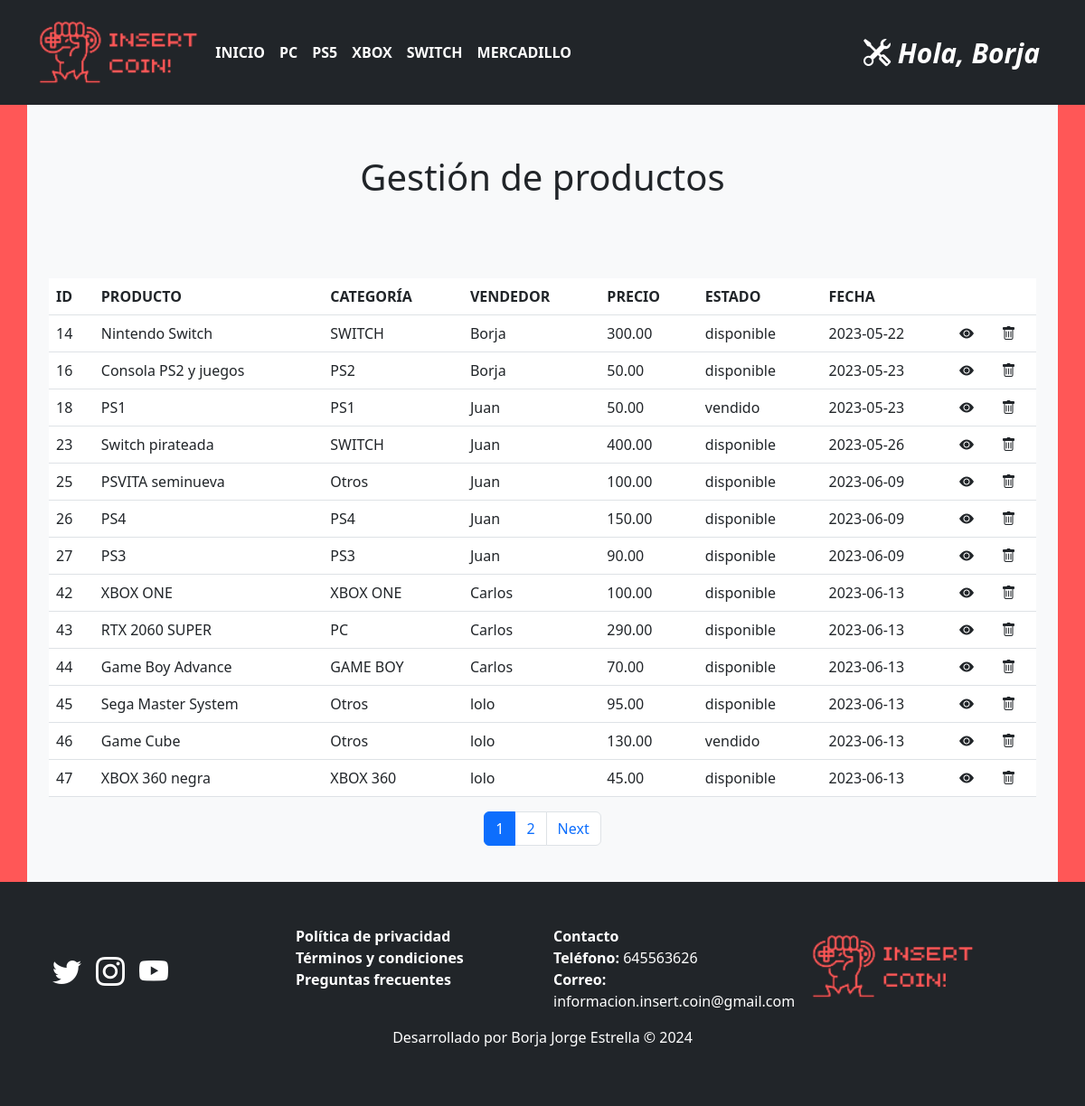
Screenshot of /producto/gestionAdmin (signed in) with the database file from the repository.
### tables this page shows
CREATE TABLE `categoria_articulo` (
  `id` int(255) NOT NULL,
  `nombre` varchar(100) NOT NULL
);

CREATE TABLE `productos` (
  `id` int(255) NOT NULL,
  `categoria_id` int(255) NOT NULL,
  `vendedor_id` int(255) NOT NULL,
  `nombre` varchar(100) NOT NULL,
  `descripcion` text NOT NULL,
  `precio` float(100,2) NOT NULL,
  `fecha` date NOT NULL,
  `foto` varchar(255) DEFAULT NULL,
  `estado` varchar(10) NOT NULL
);

CREATE TABLE `categoria_producto` (
  `id` int(255) NOT NULL,
  `nombre` varchar(100) NOT NULL
);

CREATE TABLE `usuarios` (
  `id` int(255) NOT NULL,
  `nombre` varchar(100) NOT NULL,
  `apellidos` varchar(255) DEFAULT NULL,
  `email` varchar(255) NOT NULL,
  `password` varchar(255) NOT NULL,
  `rol` varchar(20) DEFAULT NULL,
  `dni` varchar(10) DEFAULT NULL,
  `telefono` int(9) DEFAULT NULL,
  `provincia` varchar(255) DEFAULT NULL,
  `localidad` varchar(255) DEFAULT NULL,
  `direccion` varchar(255) DEFAULT NULL,
  `cp` int(10) DEFAULT NULL,
  `tarjeta` varchar(255) DEFAULT NULL,
  `titular_tarjeta` varchar(255) DEFAULT NULL,
  `validez_tarjeta` varchar(255) DEFAULT NULL,
  `cvv` varchar(255) DEFAULT NULL
);

### config/db.php (called while the page is built)
<?php
class Database{
    public static function connect(){
        $db = new mysqli('localhost', 'root', '', 'insert_coin');
        $db->query("SET NAMES 'utf8'");
        return $db;
    }
}

### helpers/utils.php (called while the page is built, shortened)
<?php
class Utils{
    public static function isAdmin(){
        if(!isset($_SESSION['admin'])){
            header("Location:".base_url);
        }else{
            return true;
        }
    }
    public static function showCategorias(){
        require_once 'models/categoriaArticuloModelo.php';
        $categoria = new CategoriaArticulo();
        $categorias = $categoria->getAll();
        return $categorias;
    }
}

### models/categoriaArticuloModelo.php (called while the page is built, shortened)
<?php
class CategoriaArticulo{
    private $db;
    public function __construct(){
        $this->db = Database::connect();
    }
    public function getAll(){
        $categorias = $this->db->query("SELECT * FROM categoria_articulo;");
        return $categorias;
    }
}

### controllers/productoController.php (called while the page is built, shortened)
<?php
require_once 'models/productoModelo.php';
class productoController{
    public function gestionAdmin(){
        $producto = new Producto();
        $producto = $producto->getProductos();
        require_once 'views/producto/gestionProductosAdmin.php';
    }
}

### models/productoModelo.php (called while the page is built, shortened)
<?php
class Producto{
    private $db;
    public function __construct(){
        $this->db = Database::connect();
    }
    public function getProductos(){
        $productos = $this->db->query("SELECT p.*, u.nombre AS nombre_vendedor, u.id AS id_vendedor, cp.nombre AS categoria_producto
                                        FROM productos p
                                        INNER JOIN usuarios u ON p.vendedor_id = u.id
                                        INNER JOIN categoria_producto cp ON p.categoria_id = cp.id;
                                        ");
        return $productos;
    }
}

### views/producto/gestionProductosAdmin.php (the view, shortened to what this page needs)
<h1 class="text-center pt-5">Gestión de productos</h1>
<div class="table-responsive">
    <table class="table table-hover mt-5">
        <thead>
            <tr>
                <th>ID</th>
                <th>PRODUCTO</th>
                <th>CATEGORÍA</th>
                <th>VENDEDOR</th>
                <th>PRECIO</th>
                <th>ESTADO</th>
                <th>FECHA</th>
                <th></th>
                <th></th>
            </tr>
        </thead>
        <tbody>
            <?php
                $numFilas = $producto->num_rows;
                $filasPorPagina = 10;
                $numPaginas = ceil($numFilas / $filasPorPagina);
                $paginaActual = isset($_GET['pagina']) ? $_GET['pagina'] : 1;
                $urlPagina = base_url.'articulo/gestion&' . http_build_query(array('pagina' => $paginaActual));
                $inicio = ($paginaActual - 1) * $filasPorPagina;
                $producto->data_seek($inicio);
                while($prod = $producto->fetch_object()):
            ?>
                <tr>
                    <td><?= $prod->id; ?></td>
                    <td><?= $prod->nombre; ?></td>
                    <td><?= $prod->categoria_producto; ?></td>
                    <td><?= $prod->nombre_vendedor; ?></td>
                    <td><?= $prod->precio; ?></td>
                    <td><?= $prod->estado; ?></td>
                    <td><?= $prod->fecha; ?></td>
                    <td>
                        <a href="<?=base_url?>producto/ver&id=<?=$prod->id?>"><i class="bi bi-eye-fill"></i></a>
                    </td>
                    <td>
                        <a onclick="confirmDeleteProducto(event)" href="<?=base_url?>producto/eliminar&id=<?=$prod->id?>"><i class="bi bi-trash"></i></a>
                    </td>
                </tr>
            <?php
                endwhile;
            ?>
        </tbody>
    </table>
</div>
<nav aria-label="Page navigation example">
    <ul class="pagination justify-content-center">
        <?php for ($i = 1; $i <= $numPaginas; $i++): ?>
            <li class="page-item <?php if ($i == $paginaActual) echo 'active'; ?>"><a class="page-link" href="<?= $urlPagina ?>&pagina=<?= $i; ?>"><?= $i; ?></a></li>
        <?php endfor; ?>
        <?php if ($paginaActual < $numPaginas): ?>
            <li class="page-item"><a class="page-link" href="<?= $urlPagina ?>&pagina=<?= $paginaActual + 1; ?>">Next</a></li>
        <?php endif; ?>
    </ul>
</nav>

### views/layout/header.php (shortened to what this page needs)
<!DOCTYPE html>
<html lang="es">
<head>
    <link href="https://cdn.jsdelivr.net/npm/bootstrap@5.3.0-alpha3/dist/css/bootstrap.min.css" rel="stylesheet">
    <link rel="stylesheet" href="<?= base_url ?>assets/css/styles.css">
    <link rel="stylesheet" href="https://cdn.jsdelivr.net/npm/bootstrap-icons@1.5.0/font/bootstrap-icons.css">
</head>
<body>
    <header>
        <nav class="navbar navbar-expand-lg navbar-dark bg-dark fixed-top">
            <div class="container">
                <a class="navbar-brand <?php if (empty($_GET['controller']) && empty($_GET['action'])) ; ?>" href="<?= base_url ?>"><img src="<?= base_url ?>assets/img/insert.png" alt="" class="logoHeader"></a>
                <?php $categorias = Utils::showCategorias();?>
                <div class="collapse navbar-collapse barraNavegacion" id="navbarNav">
                    <ul class="navbar-nav me-auto">
                        <li class="nav-item">
                            <a class="nav-link <?php if (empty($_GET['controller']) && empty($_GET['action'])) echo 'active'; ?>" href="<?= base_url ?>">INICIO</a>
                        </li>
                        <?php while ($cat = $categorias->fetch_object()): ?>
                            <li class="nav-item">
                            <a class="nav-link <?php if (isset($_GET['controller']) && $_GET['controller'] == 'categoriaArticulo' && $_GET['action'] == 'ver' && $_GET['id'] == $cat->id) echo 'active'; ?>" href="<?= base_url ?>categoriaArticulo/ver&id=<?= $cat->id ?>"><?= $cat->nombre ?></a>
                            </li>
                        <?php endwhile; ?>
                        <li class="nav-item">
                            <a class="nav-link <?php if ((isset($_GET['controller']) && $_GET['controller'] == 'producto') && (!isset($_GET['action']) || $_GET['action'] == 'index')) echo 'active'; ?>" href="<?= base_url ?>producto/index">MERCADILLO</a>
                        </li>
                    </ul>
                    <?php  if(isset($_SESSION['admin']) && Utils::isAdmin()): ?>
                        <ul class="navbar-nav ms-auto">
                            <li class="nav-item dropdown">
                                <a class="nav-link dropdown" href="#" id="navbarDarkDropdownMenuLink" role="button" data-bs-toggle="dropdown" aria-expanded="false">
                                    <i class="bi bi-tools login hola"><h7> Hola, <?= $_SESSION['identity']->nombre ?></h7></i>
                                </a>
                            </li>
                        </ul>
                    <?php endif; ?>
                </div>
            </div>
        </nav>
    </header>
    <main>
        <div class="container containerPrincipal bg-light mt-5 p-4">

### assets/css/styles.css (style rules this page uses)
.nav-item a { font-weight: bold; color: white; }
.navbar-nav a { font-weight: bold; color: white; }
.barraNavegacion { margin-left: 2%; }
.active { color: #ff5757 !important; }
.login { font-size: 30px; }
.navbar-nav { --bs-nav-link-padding-x: unset !important; --bs-nav-link-padding-y: unset !important; }
main { margin-top: 100px; }
img { width: 120%; }
:root { --mi-color: #ff5757; }
body { background-color: var(--mi-color); }
body { height: 100%; }
.containerPrincipal { min-height: 62.7vh; }
main { min-height: 300px; }
a { text-decoration: none; color: inherit; }
.mt-5 { margin-top: 5rem !important; }
.table-responsive { overflow-x: auto; overflow-y: hidden; -webkit-overflow-scrolling: touch; }

### rows the page displays
categoria_articulo: nombre "PC"
categoria_articulo: nombre "PS5"
categoria_articulo: nombre "XBOX"
categoria_articulo: nombre "SWITCH"
productos: id "14", nombre "Nintendo Switch", categoria.nombre "SWITCH", vendedor.nombre "Borja", precio "300.00", estado "disponible", fecha "2023-05-22"
productos: id "16", nombre "Consola PS2 y juegos", categoria.nombre "PS2", vendedor.nombre "Borja", precio "50.00", estado "disponible", fecha "2023-05-23"
productos: id "18", nombre "PS1", categoria.nombre "PS1", vendedor.nombre "Juan", precio "50.00", estado "vendido", fecha "2023-05-23"
productos: id "23", nombre "Switch pirateada", categoria.nombre "SWITCH", vendedor.nombre "Juan", precio "400.00", estado "disponible", fecha "2023-05-26"
productos: id "25", nombre "PSVITA seminueva", categoria.nombre "Otros", vendedor.nombre "Juan", precio "100.00", estado "disponible", fecha "2023-06-09"
productos: id "26", nombre "PS4", categoria.nombre "PS4", vendedor.nombre "Juan", precio "150.00", estado "disponible", fecha "2023-06-09"
productos: id "27", nombre "PS3", categoria.nombre "PS3", vendedor.nombre "Juan", precio "90.00", estado "disponible", fecha "2023-06-09"
productos: id "42", nombre "XBOX ONE", categoria.nombre "XBOX ONE", vendedor.nombre "Carlos", precio "100.00", estado "disponible", fecha "2023-06-13"
productos: id "43", nombre "RTX 2060 SUPER", categoria.nombre "PC", vendedor.nombre "Carlos", precio "290.00", estado "disponible", fecha "2023-06-13"
productos: id "44", nombre "Game Boy Advance", categoria.nombre "GAME BOY", vendedor.nombre "Carlos", precio "70.00", estado "disponible", fecha "2023-06-13"
productos: id "45", nombre "Sega Master System", categoria.nombre "Otros", vendedor.nombre "lolo", precio "95.00", estado "disponible", fecha "2023-06-13"
productos: id "46", nombre "Game Cube", categoria.nombre "Otros", vendedor.nombre "lolo", precio "130.00", estado "vendido", fecha "2023-06-13"
productos: id "47", nombre "XBOX 360 negra", categoria.nombre "XBOX 360", vendedor.nombre "lolo", precio "45.00", estado "disponible", fecha "2023-06-13"

### other values shown
$_SESSION['identity']->nombre "Borja"
